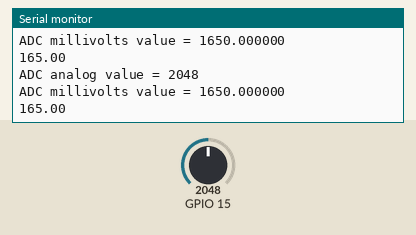
Simulated run of this sketch. Board: ESP32. Shown: the last lines printed to the serial monitor. The inputs (shaded band) are chosen by the test bench; at power-on: GPIO 15 = 2048 (analog values on the 0–4095 scale).

Above: at 1.2 s.
1.3 s: GPIO 15 set to 2866
At 2.6 s:
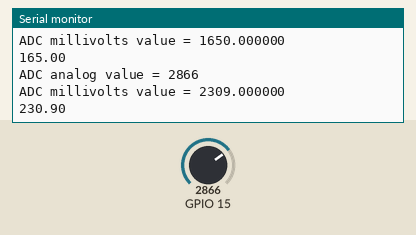
2.8 s: GPIO 15 set to 3603
At 3.5 s:
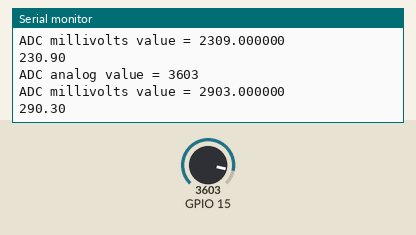
Timing chart, 0 to 5.8 s (numbered marks = the images above; inputs shaded):
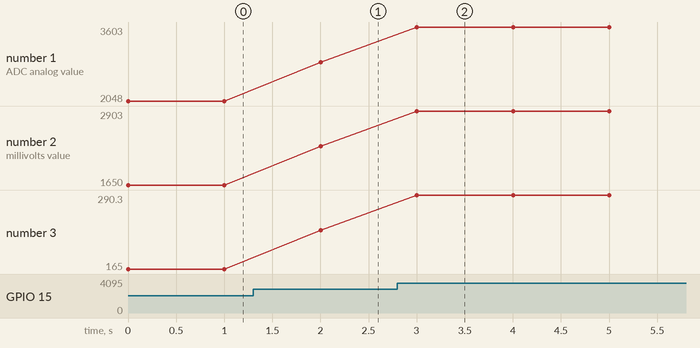

Measured:
- after the input at 1.3 s, the serial monitor: prints a new line after 0.70 s (image 1)
- after the input at 2.8 s, the serial monitor: prints a new line after 0.20 s (image 2)
- plotted number 1: 2048 → 2866 after the input at 1.3 s, 2866 → 3603 after the input at 2.8 s
- plotted number 2: 1650 → 2309 after the input at 1.3 s, 2309 → 2903 after the input at 2.8 s
- plotted number 3: 165 → 230.9 after the input at 1.3 s, 230.9 → 290.3 after the input at 2.8 s

The sketch:

esp32_analog.ino
```cpp
void setup() {
  // initialize serial communication at 115200 bits per second:
  Serial.begin(115200);

  //set the resolution to 12 bits (0-4096)
  analogReadResolution(12);

}

void loop() {
  // read the analog / millivolts value for pin 15:
  int adcVal = analogRead(15);
  float analogVolts = analogReadMilliVolts(15);
  float tempC = analogVolts / 10;

  // print out the values you read:
  Serial.printf("ADC analog value = %d\n",adcVal);
  Serial.printf("ADC millivolts value = %f\n",analogVolts);
  Serial.println(tempC, 2);

  delay(1000);  // delay in between reads for clear read from serial
}
```
